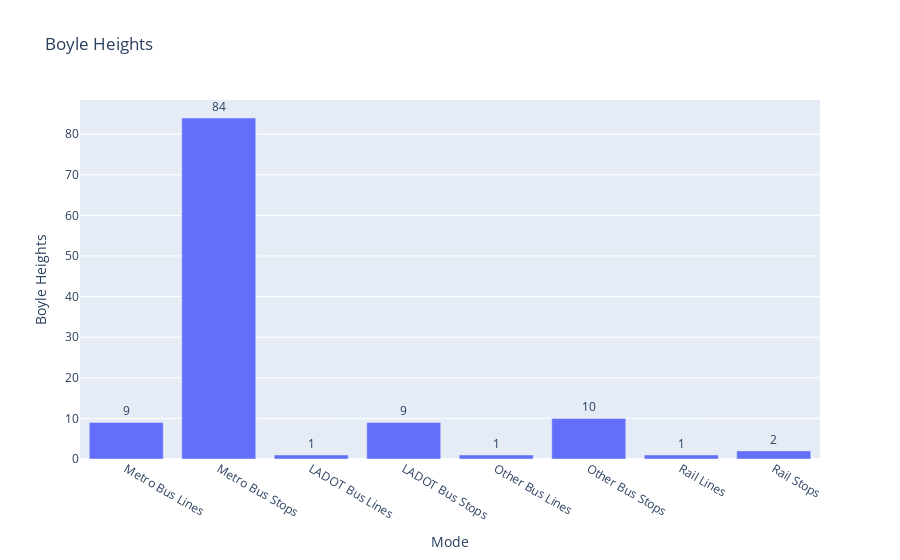

Notebook source saved alongside this figure:
### Markdown cell above
### Boyle Heights

### Code cell
fig = px.bar(df_2, x="Mode", y="Boyle Heights", title="Boyle Heights", text_auto=True)
fig.update_traces(textfont_size=12, textangle=0, textposition="outside", cliponaxis=False)
fig.show()

### Figure 1 — Plotly figure (JSON) as saved in the notebook; plotly's stock layout.template omitted (floating-point values rounded to 4 significant figures)
{"data": [{"alignmentgroup": "True", "cliponaxis": false, "hovertemplate": "Mode=%{x}<br>Boyle Heights=%{y}<extra></extra>", "legendgroup": "", "marker": {"color": "#636efa", "pattern": {"shape": ""}}, "name": "", "offsetgroup": "", "orientation": "v", "showlegend": false, "textangle": 0, "textfont": {"size": 12}, "textposition": "outside", "texttemplate": "%{y}", "type": "bar", "x": ["Metro Bus Lines", "Metro Bus Stops", "LADOT Bus Lines", "LADOT Bus Stops", "Other Bus Lines", "Other Bus Stops", "Rail Lines", "Rail Stops"], "xaxis": "x", "y": [9, 84, 1, 9, 1, 10, 1, 2], "yaxis": "y"}], "layout": {"autosize": true, "barmode": "relative", "legend": {"tracegroupgap": 0}, "title": {"text": "Boyle Heights"}, "xaxis": {"anchor": "y", "autorange": true, "domain": [0, 1], "range": [-0.5, 7.5], "title": {"text": "Mode"}, "type": "category"}, "yaxis": {"anchor": "x", "autorange": true, "domain": [0, 1], "range": [0, 88.42], "title": {"text": "Boyle Heights"}, "type": "linear"}}}
